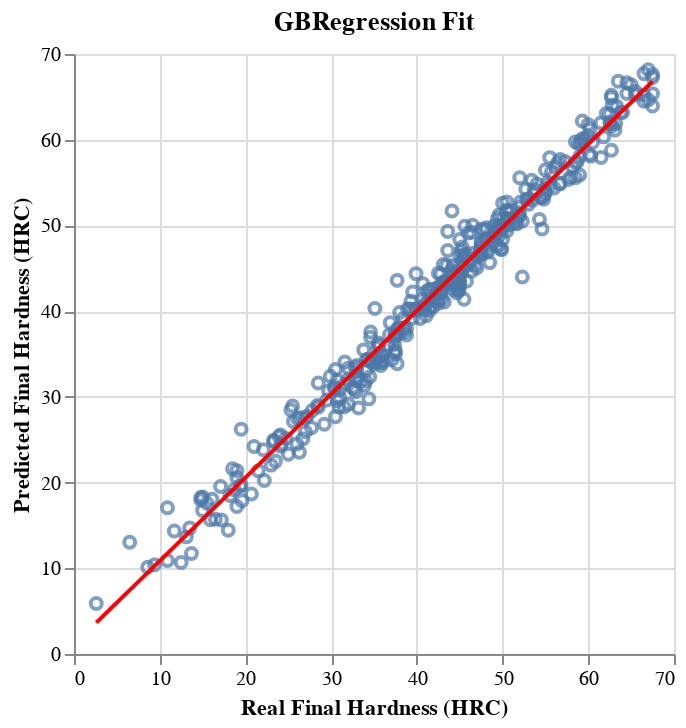

Source (notebook cell):
### Code cell
nopreproc_eval_df, nopreproc_model, nopreproc_tts_df = build_df_GBR(to_normalize)
plot_regression_fit(nopreproc_eval_df).show()
plot_feature_importance(nopreproc_model, nopreproc_tts_df).show()

### Figure 1 — Vega-Lite specification as saved in the notebook (floating-point values rounded to 4 significant figures; data arrays with more than 128 entries replaced by an {"elided": "..."} marker saying what was removed)
{"config": {"view": {"continuousWidth": 300, "continuousHeight": 300}}, "layer": [{"mark": {"type": "point"}, "encoding": {"x": {"field": "Real Final Hardness (HRC)", "type": "quantitative"}, "y": {"field": "Predicted Final Hardness (HRC)", "type": "quantitative"}}}, {"mark": {"type": "line", "color": "red"}, "encoding": {"x": {"field": "Real Final Hardness (HRC)", "type": "quantitative"}, "y": {"field": "Predicted Final Hardness (HRC)", "type": "quantitative"}}, "transform": [{"on": "Real Final Hardness (HRC)", "regression": "Predicted Final Hardness (HRC)", "method": "linear"}]}], "data": {"name": "data-65a877039b42da25a8e84b7f264bd52d"}, "title": "GBRegression Fit", "$schema": "https://vega.github.io/schema/vega-lite/v5.20.1.json", "datasets": {"data-65a877039b42da25a8e84b7f264bd52d": {"elided": "367 records"}}}
